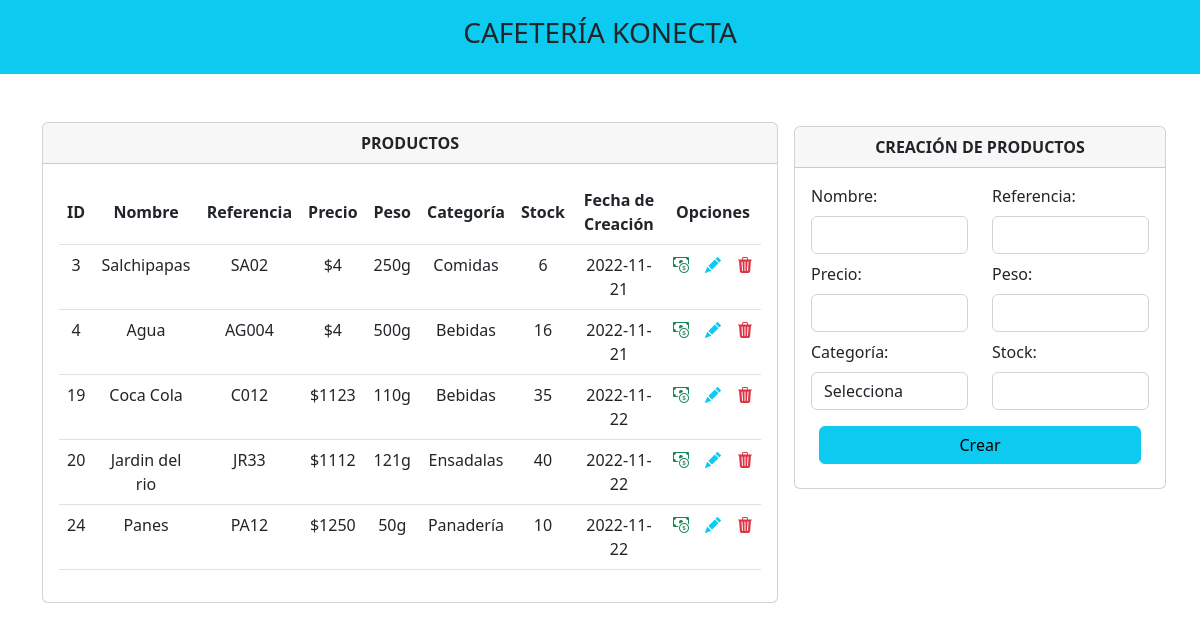
The page / on the database its author committed.
### tables this page shows
CREATE TABLE `products` (
  `ID` int(10) NOT NULL,
  `product_name` varchar(30) NOT NULL,
  `reference` varchar(10) NOT NULL,
  `price` int(12) NOT NULL,
  `weigth` int(10) NOT NULL,
  `category` varchar(20) NOT NULL,
  `stock` int(5) NOT NULL,
  `creation_date` date NOT NULL DEFAULT current_timestamp()
);

### index.php (the view, shortened to what this page needs)
<?php include 'Template/header.php'?>
<?php
    include_once 'Model/conecction.php';
    $query = $bd -> query("SELECT * FROM products");
    $product = $query->fetchAll(PDO::FETCH_OBJ);
?>
<div class="container mt-5">
    <div class="row justify-content-center">
        <div class="col-md-8">
            <div class="card">
                <div class="card-header text-center">
                    <b>PRODUCTOS</b>
                </div>
                <div class="p-3">
                        <table class="table text-center">
                            <thead class="align-middle">
                                <tr>
                                    <th scope="col">ID</th>
                                    <th scope="col">Nombre</th>
                                    <th scope="col">Referencia</th>
                                    <th scope="col">Precio</th>
                                    <th scope="col">Peso</th>
                                    <th scope="col">Categoría</th>
                                    <th scope="col">Stock</th>
                                    <th scope="col" colspan="1">Fecha de Creación</th>
                                    <th scope="col" colspan="3">Opciones</th>
                                </tr>
                            </thead>
                            <tbody>
                                <?php
                                    foreach($product as $dato){
                                ?>
                                <tr>
                                    <td scope="row"><?php echo $dato->ID;?></td>
                                    <td><?php echo $dato->product_name;?></td>
                                    <td ><?php echo $dato->reference;?></td>
                                    <td><?php echo "$". $dato->price;?></td>
                                    <td><?php echo $dato->weigth. "g";?></td>
                                    <td><?php echo $dato->category;?></td>
                                    <td><?php echo $dato->stock;?></td>
                                    <td><?php echo $dato->creation_date;?></td>
                                    <td><div title="Vender"><a class="text-success" href="sell.php?id=<?php echo $dato->ID;?>"><i class="
                                    bi bi-cash-coin"></i></td>
                                    </div>
                                    <td><div title="Editar"><a class="text-info" href="update.php?id=<?php echo $dato->ID;?>"><i class="
                                    bi bi-pencil-fill"></a></i></td>
                                    </div>
                                    <td><div title="Eliminar"><a class="text-danger" href="delete.php?id=<?php echo $dato->ID;?>"><i class="
                                    bi bi-trash3-fill"></i></td>
                                    </div>
                                </tr>
                                <?php
                                    }
                                ?>
        <div class="col-md-4 p-1">
            <div class="card">
                <div class="card-header text-center">
                    <b>CREACIÓN DE PRODUCTOS</b>
                </div>
                <form class="form-group p-3" method="POST" action="create.php">
                <div class="form-group row">
                    <div class="mb-2 col-md-6 form-group">
                        <label for="name" class="form-label">Nombre: </label>
                        <input type="text" class="form-control" name="name" id="name" required>
                    </div>
                    <div class="mb-2 mb-2 col-md-6 form-group">
                        <label for="reference" class="form-label">Referencia: </label>
                        <input type="text" class="form-control" name="reference" id="reference" required>
                    </div>
                </div>
                <div class="form-group row">
                    <div class="mb-2 col-md-6 form-group">
                        <label for="price" class="form-label">Precio: </label>
                        <input type="number" class="form-control" name="price" id="price" required>
                    </div>
                    <div class="mb-2 col-md-6 form-group">
                        <label for="weigth" class="form-label">Peso: </label>
                        <input type="number" class="form-control" name="weigth" id="weigth" required>
                    </div>
                </div>
                <div class="form-group row">
                    <div class="mb-2 col-md-6 form-group">
                        <label for="category" class="form-label">Categor&iacute;a: </label>
                        <select class="form-control" name="category" id="category" required>
                            <option value="" disabled selected>Selecciona</option>
                        </select>
                    </div>
                    <div class="mb-2 col-md-6 form-group">
                        <label for="stock" class="form-label">Stock: </label>
                        <input type="number" class="form-control" name="stock" id="stock" required>
                    </div>
                </div>
                <div class="d-grid p-2">
                    <input type="submit" class="btn btn-info" value="Crear">
                </div>
                </form>
            </div>
        </div>

### Template/header.php (shortened to what this page needs)
<!doctype html>
<html lang="es">
<head>
  <link href="https://cdn.jsdelivr.net/npm/bootstrap@5.2.1/dist/css/bootstrap.min.css" rel="stylesheet"
>
  <link rel="stylesheet" href="https://cdn.jsdelivr.net/npm/bootstrap-icons@1.10.2/font/bootstrap-icons.css">
</head>
<body>
    <div class="container-fluid bg-info">
        <div class="row">
            <div class="col-md">
                <header class="py-3">
                    <h3 class="text-center">CAFETERÍA KONECTA</h3>
                </header>
            </div>
        </div>
    </div>

### rows shown on the page
products: ID "3", product_name "Salchipapas", reference "SA02", price "4", weigth "250", category "Comidas", stock "6", creation_date "2022-11-21"
products: ID "4", product_name "Agua", reference "AG004", price "4", weigth "500", category "Bebidas", stock "16", creation_date "2022-11-21"
products: ID "19", product_name "Coca Cola", reference "C012", price "1123", weigth "110", category "Bebidas", stock "35", creation_date "2022-11-22"
products: ID "20", product_name "Jardin del rio", reference "JR33", price "1112", weigth "121", category "Ensadalas", stock "40", creation_date "2022-11-22"
products: ID "24", product_name "Panes", reference "PA12", price "1250", weigth "50", category "Panadería", stock "10", creation_date "2022-11-22"
